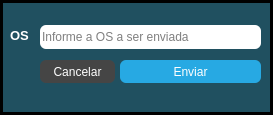
<?xml version="1.0" encoding="UTF-8"?>
<ui version="4.0">
 <class>Dialog</class>
 <widget class="QDialog" name="Dialog">
  <property name="geometry">
   <rect>
    <x>0</x>
    <y>0</y>
    <width>273</width>
    <height>115</height>
   </rect>
  </property>
  <property name="windowTitle">
   <string>Manual Synchronize</string>
  </property>
  <property name="styleSheet">
   <string notr="true">QLabel { color: white; }
#Dialog{
    border: 3px solid;
    background: rgba(32, 80, 96, 1);
}
QPushButton:hover { background-color: #66c011; }
QPushButton {
    color: white;
    background-color: #27a9e3;
    border-width: 0px;
    border-radius: 6px;
}
#Button_Cancel:hover { background-color: #ccc; }
#Button_Cancel {
    color: white;
    background-color: #454545;
}
QLineEdit{
   border-radius: 6px;
}</string>
  </property>
  <widget class="QLineEdit" name="lineEdit">
   <property name="geometry">
    <rect>
     <x>40</x>
     <y>25</y>
     <width>221</width>
     <height>24</height>
    </rect>
   </property>
   <property name="inputMask">
    <string/>
   </property>
   <property name="placeholderText">
    <string>Informe a OS a ser enviada</string>
   </property>
  </widget>
  <widget class="QLabel" name="label">
   <property name="geometry">
    <rect>
     <x>10</x>
     <y>20</y>
     <width>151</width>
     <height>31</height>
    </rect>
   </property>
   <property name="font">
    <font>
     <pointsize>10</pointsize>
     <weight>75</weight>
     <bold>true</bold>
    </font>
   </property>
   <property name="text">
    <string>OS</string>
   </property>
  </widget>
  <widget class="QPushButton" name="pushButton">
   <property name="geometry">
    <rect>
     <x>120</x>
     <y>60</y>
     <width>141</width>
     <height>23</height>
    </rect>
   </property>
   <property name="text">
    <string>Enviar</string>
   </property>
  </widget>
  <widget class="QPushButton" name="Button_Cancel">
   <property name="geometry">
    <rect>
     <x>40</x>
     <y>60</y>
     <width>75</width>
     <height>23</height>
    </rect>
   </property>
   <property name="text">
    <string>Cancelar</string>
   </property>
  </widget>
 </widget>
 <resources/>
 <connections/>
</ui>
